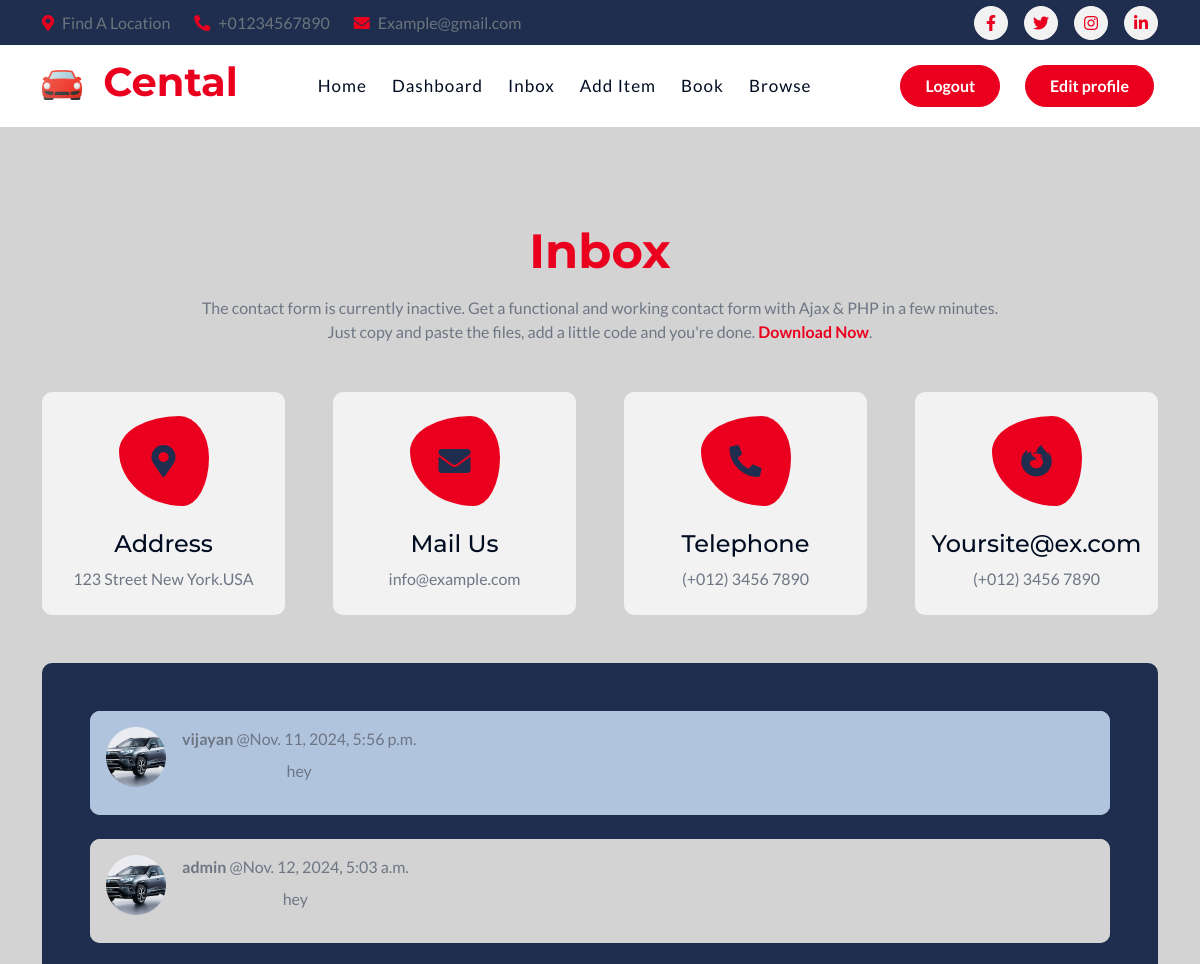
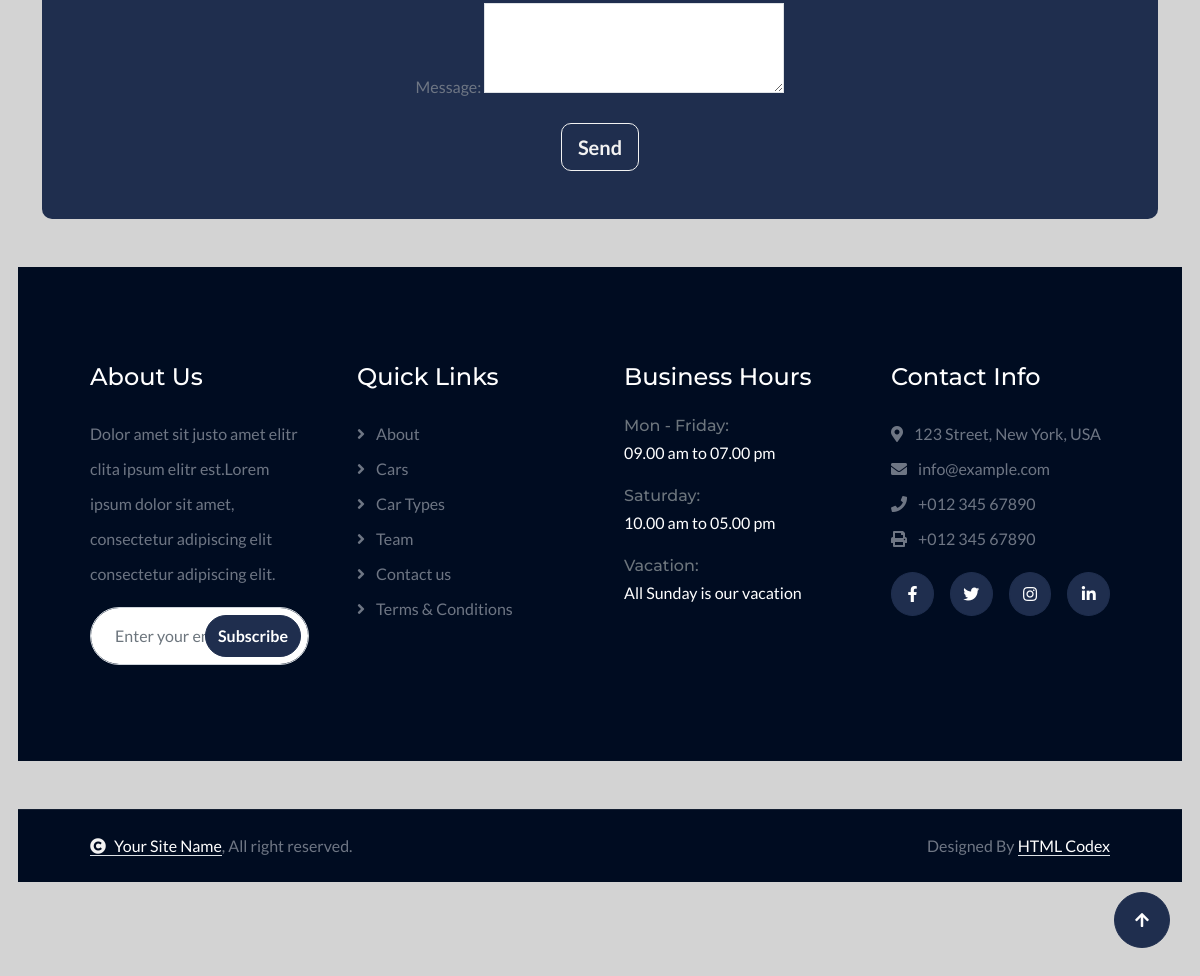
Screenshot of /conversation/14/ (signed in) with the database file from the repository (2 pictures, top to bottom).
### conversation/models.py (models this page shows)
class ConversationMessage(models.Model):
    conversation = models.ForeignKey(Conversation, related_name='messages', on_delete=models.CASCADE)
    content = models.TextField()
    created_at  = models.DateTimeField(auto_now_add=True)
    created_by = models.ForeignKey(User, related_name='created_messages', on_delete=models.CASCADE)

class Conversation(models.Model):
    item = models.ForeignKey(Item, related_name='conversations', on_delete=models.CASCADE)
    members = models.ManyToManyField(User, related_name='conversations')
    created_at  = models.DateTimeField(auto_now_add=True)
    modified_at = models.DateTimeField(auto_now=True)
    class Meta:
        ordering = ('-modified_at',)

### item/models.py (models this page shows, shortened)
class Item(models.Model):
    category = models.ForeignKey(Category, related_name='items', on_delete=models.CASCADE)
    name = models.CharField(max_length=255)
    company = models.CharField(max_length=255, blank=True, null=True)
    model = models.CharField(max_length=255, blank=True, null=True)
    seats = models.IntegerField(blank=True, null=True)
    fuel_type = models.CharField(max_length=255, blank=True, null=True)
    gear_type = models.CharField(max_length=255, blank=True, null=True)
    description = models.TextField(blank=True, null=True)
    price = models.FloatField()
    image = models.ImageField(upload_to='item_images', blank=True, null=True)
    is_sold = models.BooleanField(default=False)
    created_by = models.ForeignKey(User, related_name='items', on_delete=models.CASCADE)
    created_at = models.DateTimeField(auto_now_add=True)

### conversation/views.py (the view)
# urls.py: path('<int:pk>/', views.detail, name='detail'),
@login_required
def detail(request, pk):
    conversation = Conversation.objects.filter(members__in=[request.user.id]).get(pk=pk)
    if request.method == 'POST':
        form = ConversationMessageForm(request.POST)
        if form.is_valid():
            conversation_message = form.save(commit=False)
            conversation_message.conversation = conversation
            conversation_message.created_by = request.user
            conversation_message.save()
            conversation.save()
            return redirect('conversation:detail', pk=pk)
    else:
        form = ConversationMessageForm()
    return render(request, 'conversation/detail.html', {
        'conversation':conversation,
        'form': form,
    })

### conversation/forms.py
class ConversationMessageForm(forms.ModelForm):
    class Meta:
        model = ConversationMessage
        fields = ('content',)
        widgets = {
            'content': forms.Textarea(attrs={
                'class': 'w-full py-2 px-3 rounded-sm border',
                'rows': 3,  # Adjust the number of rows to make it smaller
                'style': 'width: 300px;',  # Adjust the width as needed
            })
        }

### conversation/templates/conversation/detail.html (shortened to what this page needs)
{% extends "core/base.html" %}
{% load static %}
{% block content %}
    <div class="container-fluid contact py-5">
        <div class="container py-5">
            <div class="text-center mx-auto pb-5 wow fadeInUp" data-wow-delay="0.1s" style="max-width: 800px;">
                <h1 class="display-5 text-capitalize text-primary mb-3">Inbox</h1>
                <p class="mb-0">The contact form is currently inactive. Get a functional and working contact form with Ajax & PHP in a few minutes. Just copy and paste the files, add a little code and you're done. <a class="text-primary fw-bold" href="https://htmlcodex.com/contact-form">Download Now</a>.</p>
            </div>
            <div class="row g-5">
                <div class="col-12 wow fadeInUp" data-wow-delay="0.1s">
                    <div class="row g-5">
                        <div class="col-md-6 col-lg-6 col-xl-3">
                            <div class="contact-add-item p-4">
                                <div class="contact-icon mb-4">
                                    <i class="fas fa-map-marker-alt fa-2x"></i>
                                </div>
                                <div>
                                    <h4>Address</h4>
                                    <p class="mb-0">123 Street New York.USA</p>
                                </div>
                            </div>
                        </div>
                        <div class="col-md-6 col-lg-6 col-xl-3 wow fadeInUp" data-wow-delay="0.3s">
                            <div class="contact-add-item p-4">
                                <div class="contact-icon mb-4">
                                    <i class="fas fa-envelope fa-2x"></i>
                                </div>
                                <div>
                                    <h4>Mail Us</h4>
                                    <p class="mb-0">info@example.com</p>
                                </div>
                            </div>
                        </div>
                        <div class="col-md-6 col-lg-6 col-xl-3 wow fadeInUp" data-wow-delay="0.5s">
                            <div class="contact-add-item p-4">
                                <div class="contact-icon mb-4">
                                    <i class="fa fa-phone-alt fa-2x"></i>
                                </div>
                                <div>
                                    <h4>Telephone</h4>
                                    <p class="mb-0">(+012) 3456 7890</p>
                                </div>
                            </div>
                        </div>
                        <div class="col-md-6 col-lg-6 col-xl-3 wow fadeInUp" data-wow-delay="0.7s">
                            <div class="contact-add-item p-4">
                                <div class="contact-icon mb-4">
                                    <i class="fab fa-firefox-browser fa-2x"></i>
                                </div>
                                <div>
                                    <h4>Yoursite@ex.com</h4>
                                    <p class="mb-0">(+012) 3456 7890</p>
                                </div>
                            </div>
                        </div>
                    </div>
                </div>
<center>
<div class="col-12 col-xl-15 wow fadeInUp" data-wow-delay="0.1s">
    <div class="p-5 bg-secondary rounded">
        {% for message in conversation.messages.all %}
        <div class="rounded p-0 mb-4" style="background-color: #D3D3D3;">
            <div class="d-flex align-items-start rounded p-3 mb-4" style="{% if message.created_by == request.user %}background-color: #D3D3D3;{% else %}background-color: #B0C4DE;{% endif %}">
                <div class="me-3">
                    <img src="{{ conversation.item.image.url }}" style="width: 60px; height: 60px; object-fit: cover; border-radius: 50%;" class="rounded-circle" alt="">
                </div>
                <div>
                    <p class="mb-2"><strong>{{ message.created_by.username }}</strong> @{{ message.created_at }}</p>
                    <p>{{ message.content }}</p>
                </div>
            </div>
        </div>
    {% endfor %}
    <form action="." method="post" class="mt-2">
        <div class="form-group">
            <label for="{{ form.content.id_for_label }}">Message:</label>
            {{ form.content }}
        </div>
        <br>
        <button class="btn btn-outline-light btn-lg">Send</button>
    </form>
    </div>
</div>
</center>
    </html>
{% endblock content %}

### static/css/style.css (style rules this page uses)
.btn { font-weight: 600; transition: .5s; }
.contact .contact-add-item { border-radius: 10px; display: flex; flex-direction: column; align-items: center; justify-content: center; text-align: center; background: var(--bs-light); }
.contact .contact-add-item .contact-icon { width: 90px; height: 90px; border-radius: 67% 33% 29% 71% / 39% 46% 54% 61%; display: flex; align-items: center; justify-content: center; color: var(--bs-secondary); background: var(--bs-primary); animation-name: icon-animat; animation-duration: 5s; animation-delay: 1s; animation-direction: alternate; animation-iteration-count: infinite; transition: 0.5s; }

### rows the page displays
ConversationMessage: item.image (picture), created_by.username "vijayan", created_at "Nov. 11, 2024, 5:56 p.m.", content "hey"
ConversationMessage: item.image (picture), created_by.username "admin", created_at "Nov. 12, 2024, 5:03 a.m.", content "hey"
